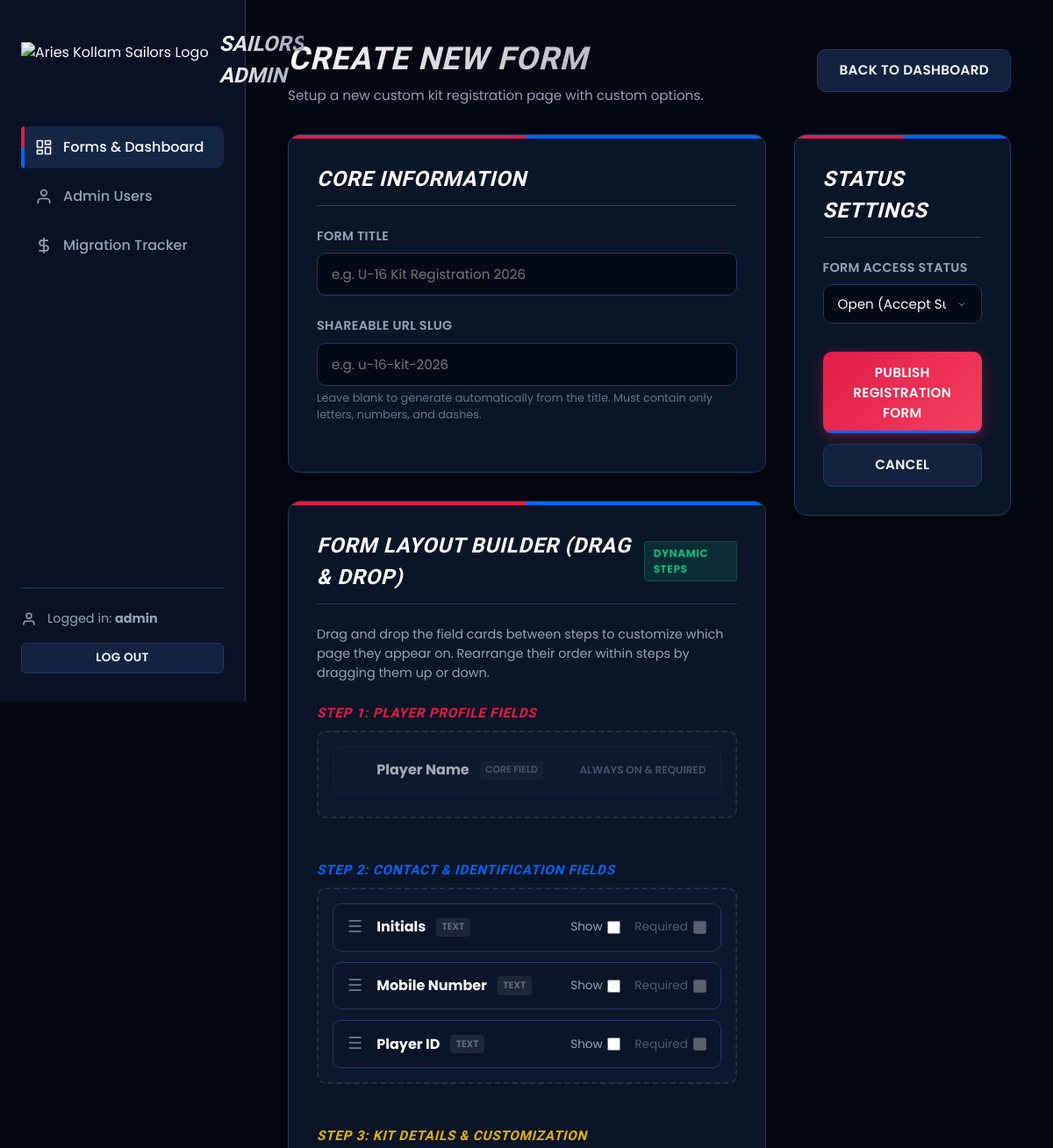
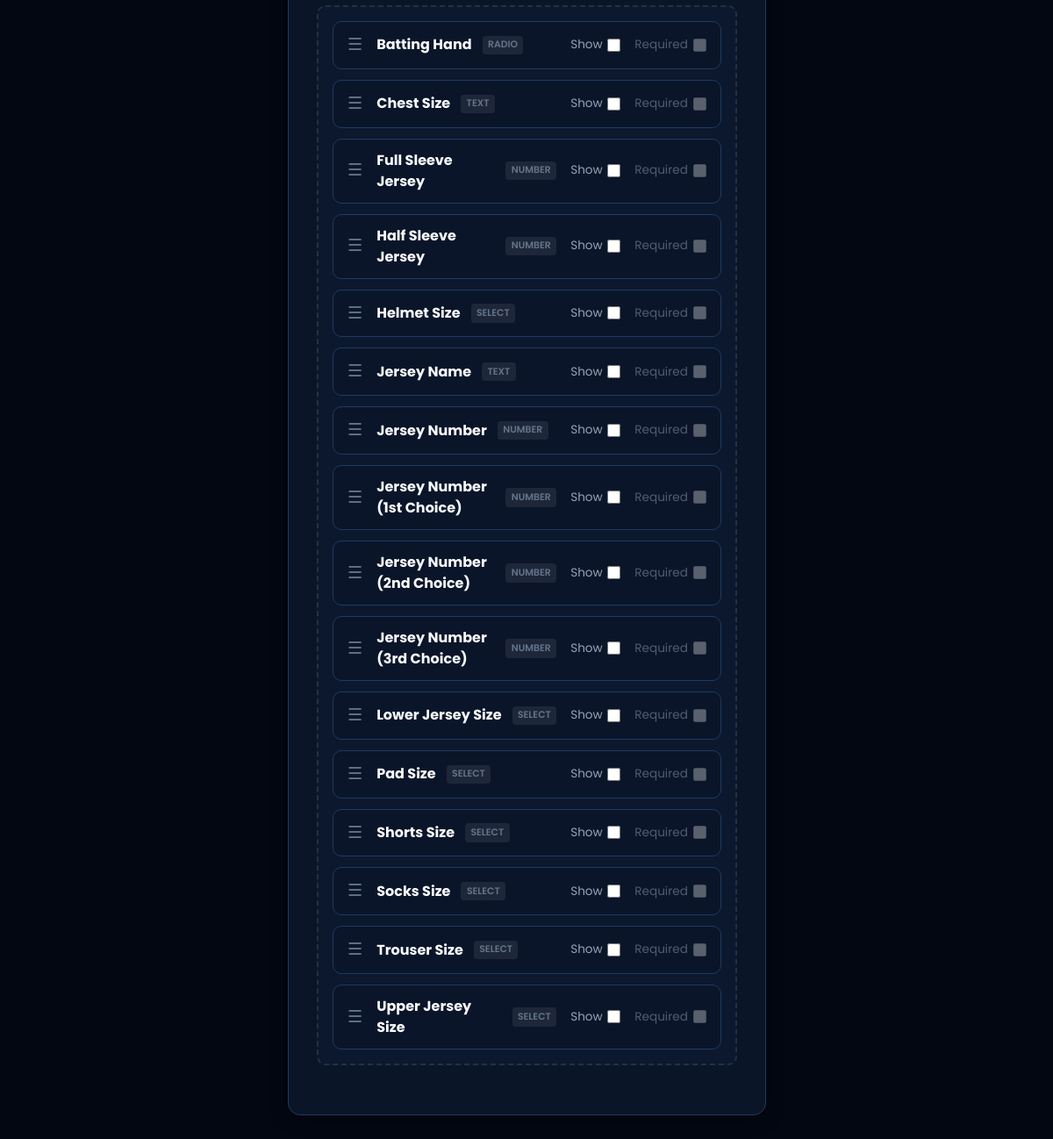
The page /admin/form_edit.php (signed in) on the database its author committed (2 pictures, top to bottom).
### tables this page shows
CREATE TABLE IF NOT EXISTS `field_catalog` (
  `field_key` VARCHAR(50) PRIMARY KEY,
  `field_label` VARCHAR(100) NOT NULL,
  `field_type` VARCHAR(20) NOT NULL,
  `options_list` VARCHAR(255) NULL
);

### admin/form_edit.php (the view, shortened to what this page needs)
<?php
$db = get_db_connection();
$id = intval($_GET['id'] ?? 0);
$is_edit = ($id > 0);
$form_title = '';
$form_slug = '';
$form_status = 'open';
$field_configs = [];
$catalog = [];
$res = $db->query("SELECT * FROM `field_catalog` ORDER BY `field_label` ASC");
if ($res) {
    while ($row = $res->fetch_assoc()) {
        $catalog[] = $row;
    }
}
if ($is_edit) {
    $stmt = $db->prepare("SELECT * FROM `forms` WHERE `id` = ? LIMIT 1");
    $stmt->bind_param("i", $id);
    $stmt->execute();
    $result = $stmt->get_result();
    if ($result && $result->num_rows > 0) {
        $form = $result->fetch_assoc();
        $form_title = $form['title'];
        $form_slug = $form['slug'];
        $form_status = $form['status'];
    } else {
        header("Location: index.php");
        exit;
    }
    $stmt->close();
    $stmt = $db->prepare("SELECT * FROM `form_field_configs` WHERE `form_id` = ?");
    $stmt->bind_param("i", $id);
    $stmt->execute();
    $res_config = $stmt->get_result();
    if ($res_config) {
        while ($row = $res_config->fetch_assoc()) {
            $field_configs[$row['field_key']] = [
                'enabled' => $row['is_enabled'] == 1,
                'required' => $row['is_required'] == 1,
                'step_number' => intval($row['step_number'] ?? 3),
                'sort_order' => intval($row['sort_order'] ?? 0)
            ];
        }
        $res_config->free();
    }
    $stmt->close();
} else {
    $default_step2 = ['player_id', 'mobile_number', 'initials'];
    foreach ($catalog as $field) {
        $fkey = $field['field_key'];
        $field_configs[$fkey] = [
            'enabled' => false,
            'required' => false,
            'step_number' => in_array($fkey, $default_step2) ? 2 : 3,
            'sort_order' => 999
        ];
    }
}
$catalog_step1 = [];
$catalog_step2 = [];
$catalog_step3 = [];
foreach ($catalog as $field) {
    $fkey = $field['field_key'];
    $step = isset($field_configs[$fkey]['step_number']) ? intval($field_configs[$fkey]['step_number']) : 3;
    if ($step === 1) {
        $catalog_step1[] = $field;
    } elseif ($step === 2) {
        $catalog_step2[] = $field;
    } else {
        $catalog_step3[] = $field;
    }
}
$sort_func = function($a, $b) use ($field_configs) {
    $a_order = $field_configs[$a['field_key']]['sort_order'] ?? 999;
    $b_order = $field_configs[$b['field_key']]['sort_order'] ?? 999;
    return $a_order <=> $b_order;
};
usort($catalog_step1, $sort_func);
usort($catalog_step2, $sort_func);
usort($catalog_step3, $sort_func);
function render_draggable_item($field, $field_configs) {
    $fkey = $field['field_key'];
    $enabled = isset($field_configs[$fkey]['enabled']) && $field_configs[$fkey]['enabled'];
    $required = isset($field_configs[$fkey]['required']) && $field_configs[$fkey]['required'];
    ?>
    <div class="drag-item" draggable="true" data-key="<?php echo $fkey; ?>">
        <div class="drag-handle">☰</div>
        <div class="drag-details">
            <strong style="color: var(--text-primary);"><?php echo htmlspecialchars($field['field_label']); ?></strong>
            <span class="field-type-badge"><?php echo htmlspecialchars($field['field_type']); ?></span>
        </div>
        <div class="drag-controls">
            <label class="toggle-label">
                <span>Show</span>
                <input type="checkbox" name="fields[<?php echo $fkey; ?>][enabled]" class="field-enabled" value="1" <?php echo $enabled ? 'checked' : ''; ?> onchange="toggleRequired('<?php echo $fkey; ?>', this.checked)">
            </label>
            <label class="toggle-label req-label" id="req-label-<?php echo $fkey; ?>" style="<?php echo $enabled ? '' : 'opacity: 0.5; pointer-events: none;'; ?>">
                <span>Required</span>
                <input type="checkbox" id="req-<?php echo $fkey; ?>" name="fields[<?php echo $fkey; ?>][required]" class="field-required" value="1" <?php echo $required ? 'checked' : ''; ?> <?php echo !$enabled ? 'disabled' : ''; ?>>
            </label>
        </div>
    </div>
    <?php
}
?>
<!DOCTYPE html>
<html lang="en">
<head>
    <link rel="stylesheet" href="../assets/css/style.css">
</head>
<body>
<div class="app-container">
    <?php include '_partials/sidebar.php'; ?>
    <main class="main-content">
        <div class="page-header">
            <div class="page-title">
                <h1><?php echo $is_edit ? 'Edit Form Details' : 'Create New Form'; ?></h1>
                <p><?php echo $is_edit ? 'Update options and layout structures for your form.' : 'Setup a new custom kit registration page with custom options.'; ?></p>
            </div>
            <div>
                <a href="index.php" class="btn btn-secondary">Back to Dashboard</a>
            </div>
        </div>
        <form method="POST">
            <div style="display: grid; grid-template-columns: 2.2fr 1fr; gap: 2rem;">
                <div style="display: flex; flex-direction: column; gap: 2rem;">
                    <div class="card">
                        <div class="card-header">
                            <h2>Core Information</h2>
                        </div>
                        <div class="form-group">
                            <label class="form-label" for="title">Form Title</label>
                            <input type="text" id="title" name="title" class="form-control" placeholder="e.g. U-16 Kit Registration 2026" required value="<?php echo htmlspecialchars($form_title); ?>" oninput="generateSlug(this.value)">
                        </div>
                        <div class="form-group">
                            <label class="form-label" for="slug">Shareable URL Slug</label>
                            <input type="text" id="slug" name="slug" class="form-control" placeholder="e.g. u-16-kit-2026" value="<?php echo htmlspecialchars($form_slug); ?>">
                            <small style="color: var(--text-muted); font-size: 0.8rem; display: block; margin-top: 0.25rem;">
                                Leave blank to generate automatically from the title. Must contain only letters, numbers, and dashes.
                            </small>
                        </div>
                    </div>
                    <div class="card">
                        <div class="card-header">
                            <h2>Form Layout Builder (Drag &amp; Drop)</h2>
                            <span class="badge badge-success">Dynamic Steps</span>
                        </div>
                        <p style="color: var(--text-secondary); font-size: 0.9rem; margin-bottom: 1.5rem;">
                            Drag and drop the field cards between steps to customize which page they appear on. Rearrange their order within steps by dragging them up or down.
                        </p>
                        <div style="display: flex; flex-direction: column; gap: 1.5rem;">
                            <div>
                                <h3 style="font-size: 0.95rem; color: var(--primary); margin-bottom: 0.5rem; text-transform: uppercase; letter-spacing: 0.05em; font-weight: 700;">
                                    Step 1: Player Profile Fields
                                </h3>
                                <div class="drag-container" data-step="1">
                                    <div class="drag-item locked-item">
                                        <div class="drag-details">
                                            <strong style="color: var(--text-primary);">Player Name</strong>
                                            <span class="field-type-badge" style="background: rgba(255, 255, 255, 0.05); color: var(--text-muted);">Core Field</span>
                                        </div>
                                        <div class="drag-controls">
                                            <span style="font-size: 0.75rem; color: var(--text-muted); font-weight: 600; text-transform: uppercase;">Always On &amp; Required</span>
                                        </div>
                                    </div>
                                </div>
                            </div>
                            <div>
                                <h3 style="font-size: 0.95rem; color: var(--accent-blue); margin-bottom: 0.5rem; text-transform: uppercase; letter-spacing: 0.05em; font-weight: 700;">
                                    Step 2: Contact &amp; Identification Fields
                                </h3>
                                <div class="drag-container" data-step="2">
                                    <?php
                                    foreach ($catalog_step2 as $field) {
                                        render_draggable_item($field, $field_configs);
                                    }
                                    ?>
                                </div>
                            </div>
                            <div>
                                <h3 style="font-size: 0.95rem; color: var(--accent-yellow); margin-bottom: 0.5rem; text-transform: uppercase; letter-spacing: 0.05em; font-weight: 700;">
                                    Step 3: Kit Details &amp; Customization
                                </h3>
                                <div class="drag-container" data-step="3">
                                    <?php
                                    foreach ($catalog_step3 as $field) {
                                        render_draggable_item($field, $field_configs);
                                    }
                                    ?>
                                </div>
                            </div>
                        </div>
                    </div>
                </div>
                <div style="display: flex; flex-direction: column; gap: 2rem;">
                    <div class="card">
                        <div class="card-header">
                            <h2>Status Settings</h2>
                        </div>
                        <div class="form-group">
                            <label class="form-label" for="status">Form Access Status</label>
                            <select id="status" name="status" class="form-control">
                                <option value="open" <?php echo $form_status === 'open' ? 'selected' : ''; ?>>Open (Accept Submissions)</option>
                            </select>
                        </div>
                        <div style="margin-top: 2rem; display: flex; flex-direction: column; gap: 0.75rem;">
                            <button type="submit" class="btn btn-primary" style="width: 100%;">
                                <?php echo $is_edit ? 'Save Settings' : 'Publish Registration Form'; ?>
                            </button>
                            <a href="index.php" class="btn btn-secondary" style="width: 100%;">Cancel</a>
                        </div>
                    </div>
                </div>
            </div>
        </form>
    </main>
</div>
</body>
</html>

### assets/css/style.css (style rules this page uses)
:root { --font-sans: 'Poppins', -apple-system, BlinkMacSystemFont, "Segoe UI", Roboto, sans-serif; --font-heading: 'Barlow Condensed', var(--font-sans); --bg-app: #030712; --bg-surface: #0b1528; --bg-surface-hover: #12223f; --border-color: #1e3a65; --border-glow: rgba(0, 102, 255, 0.25); --primary: #e11d48; --primary-hover: #f43f5e; --primary-glow: rgba(225, 29, 72, 0.4); --secondary: #0056b3; --secondary-hover: #0066ff; --accent-blue: #0066ff; --accent-yellow: #eab308; --text-primary: #f8fafc; --text-secondary: #94a3b8; --text-muted: #64748b; --success: #10b981; --success-glow: rgba(16, 185, 129, 0.15); --danger: #ef4444; --danger-glow: rgba(239, 68, 68, 0.15); --warning: #f59e0b; --warning-glow: rgba(245, 158, 11, 0.15); --radius-sm: 6px; --radius-md: 10px; --radius-lg: 14px; --transition-fast: 0.15s ease; --transition-normal: 0.25s cubic-bezier(0.4, 0, 0.2, 1); }
* { box-sizing: border-box; margin: 0; padding: 0; }
body { background-color: var(--bg-app); color: var(--text-primary); font-family: var(--font-sans); line-height: 1.5; overflow-x: hidden; transition: background-color var(--transition-normal), color var(--transition-normal); }
h1, h2, h3, h4, h5, h6 { font-family: var(--font-heading); font-weight: 900; font-style: italic; text-transform: uppercase; letter-spacing: 0.03em; color: var(--text-primary); }
a { color: var(--accent-blue); text-decoration: none; transition: color var(--transition-fast); }
.app-container { display: flex; min-height: 100vh; }
.main-content { flex: 1; margin-left: 280px; padding: 2.5rem 3rem; max-width: 1400px; width: calc(100% - 280px); }
.page-header { display: flex; justify-content: space-between; align-items: center; margin-bottom: 2rem; }
.page-title h1 { font-size: 2.25rem; background: linear-gradient(135deg, #fff 0%, #a1a1aa 100%); -webkit-background-clip: text; background-clip: text; -webkit-text-fill-color: transparent; }
.page-title p { color: var(--text-secondary); margin-top: 0.25rem; font-size: 0.95rem; }
.card { background: var(--bg-surface); border: 1px solid var(--border-color); border-radius: var(--radius-lg); padding: 2rem; box-shadow: 0 4px 20px rgba(0, 0, 0, 0.4); position: relative; overflow: hidden; transition: transform var(--transition-normal), border-color var(--transition-normal), box-shadow var(--transition-normal); }
.card::before { content: ''; position: absolute; top: 0; left: 0; right: 0; height: 4px; background: linear-gradient(90deg, var(--primary) 50%, var(--accent-blue) 50%); }
.card-header { display: flex; justify-content: space-between; align-items: center; margin-bottom: 1.5rem; border-bottom: 1px solid var(--border-color); padding-bottom: 0.75rem; }
.btn { display: inline-flex; align-items: center; justify-content: center; gap: 0.5rem; padding: 0.75rem 1.5rem; border-radius: var(--radius-md); font-family: var(--font-sans); font-weight: 600; font-size: 0.95rem; cursor: pointer; transition: all var(--transition-normal); border: none; text-transform: uppercase; letter-spacing: 0.02em; }
.btn-primary { background: linear-gradient(135deg, var(--primary), var(--primary-hover)); color: #ffffff; box-shadow: 0 4px 15px var(--primary-glow); position: relative; overflow: hidden; }
.btn-primary::after { content: ''; position: absolute; bottom: 0; left: 0; right: 0; height: 3px; background: var(--accent-blue); }
.btn-secondary { background: var(--bg-surface-hover); color: var(--text-primary); border: 1px solid var(--border-color); }
.form-group { margin-bottom: 1.5rem; }
.form-label { display: block; margin-bottom: 0.5rem; font-weight: 600; font-size: 0.9rem; color: var(--text-secondary); text-transform: uppercase; letter-spacing: 0.02em; }
.form-control { width: 100%; padding: 0.75rem 1rem; background: rgba(3, 7, 18, 0.8); border: 1px solid var(--border-color); border-radius: var(--radius-md); color: var(--text-primary); font-family: var(--font-sans); font-size: 0.95rem; transition: all var(--transition-normal); }
select.form-control { background-repeat: no-repeat; background-position: right 1rem center; background-size: 12px; appearance: none; -webkit-appearance: none; -moz-appearance: none; padding-right: 2.5rem; }
.badge { display: inline-flex; align-items: center; padding: 0.25rem 0.6rem; border-radius: 4px; font-size: 0.75rem; font-weight: 700; text-transform: uppercase; letter-spacing: 0.05em; }
.badge-success { background: var(--success-glow); color: var(--success); border: 1px solid rgba(16, 185, 129, 0.25); }

### rows shown on the page
field_catalog: field_label "Initials", field_type "TEXT"
field_catalog: field_label "Mobile Number", field_type "TEXT"
field_catalog: field_label "Player ID", field_type "TEXT"
field_catalog: field_label "Batting Hand", field_type "RADIO"
field_catalog: field_label "Chest Size", field_type "TEXT"
field_catalog: field_label "Full Sleeve Jersey", field_type "NUMBER"
field_catalog: field_label "Half Sleeve Jersey", field_type "NUMBER"
field_catalog: field_label "Helmet Size", field_type "SELECT"
field_catalog: field_label "Jersey Name", field_type "TEXT"
field_catalog: field_label "Jersey Number", field_type "NUMBER"
field_catalog: field_label "Jersey Number (1st Choice)", field_type "NUMBER"
field_catalog: field_label "Jersey Number (2nd Choice)", field_type "NUMBER"
field_catalog: field_label "Jersey Number (3rd Choice)", field_type "NUMBER"
field_catalog: field_label "Lower Jersey Size", field_type "SELECT"
field_catalog: field_label "Pad Size", field_type "SELECT"
field_catalog: field_label "Shorts Size", field_type "SELECT"
field_catalog: field_label "Socks Size", field_type "SELECT"
field_catalog: field_label "Trouser Size", field_type "SELECT"
field_catalog: field_label "Upper Jersey Size", field_type "SELECT"

### other values the page prints
$admin_username "admin"
